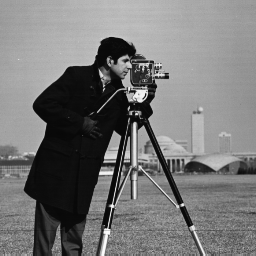
%> input picture Cameraman.bmp, 256 x 256 px
$ octave main.m   (GNU Octave 9; MATLAB toolbox functions it lacks are replaced by stand-ins)
%> lines starting %> are read from the running program, lines starting %| are printed output that depends on the picture; in (x1, y1, x2, y2) boxes, pixels count from 0 and x2, y2 are one past the last pixel; in counts of white or black regions, pixels touching at a corner belong together; the program's own positions count from 1
%> the answer given: Cameraman.bmp
%> further down, I is the input picture: size 256x256 uint8; min 7, max 253, mean 118.7
### SLIC.m
function Label=SLIC(img,s,errTh,wDs)
%> called with s = 80, errTh = 0.1, wDs = 0.25
% 基于KMeans的超像素分割
% img为输入图像，维度不限，最大值为255
% s x s为超像素尺寸
% errTh为控制迭代结束的联合向量残差上限
m=size(img,1);
%> m = 256
n=size(img,2);
%> n = 256

%% 计算栅格顶点与中心的坐标
h=floor(m/s);%栅格在长上个数
%> h = 3
w=floor(n/s);%栅格在宽上个数
%> w = 3
rowR=floor((m-h*s)/2); %行多余部分首尾均分
%> rowR = 8
colR=floor((n-w*s)/2);%行多余部分首尾均分
%> colR = 8
rowStart=(rowR+1):s:(m-s+1);%每个超像素行起点
%> rowStart = [9 89 169]
rowStart(1)=1;
rowEnd=rowStart+s;%每个超像素列终点
%> rowEnd = [81 169 249]
rowEnd(1)=rowR+s;
rowEnd(end)=m;
colStart=(colR+1):s:(n-s+1);%每个超像素列起点
%> colStart = [9 89 169]
colStart(1)=1;
colEnd=colStart+s;%每个超像素列终点
colEnd(1)=colR+s;
colEnd(end)=n;
rowC=floor((rowStart+rowEnd-1)/2);%超像素的行中心
colC=floor((colStart+colEnd-1)/2);%超像素的列中心
% 显示划分结果
temp=zeros(m,n);
temp(rowStart,:)=1;%划栅格列线
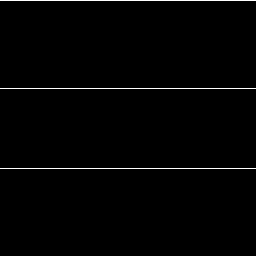
%> temp: size 256x256 double; values 0 (black) and 1 (white), 1.2% white in thin lines or dots, all inside (x1, y1, x2, y2) = (0, 0, 256, 169)
temp(:,colStart)=1;%划栅格行线
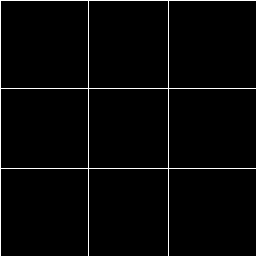
%> temp: size 256x256 double; values 0 (black) and 1 (white), 2.3% white in thin lines or dots
for i=1:h
    for j=1:w
        temp(rowC(i),colC(j))=1;%对中心点进行标记
    end
end
figure,imshow(temp);
imwrite(temp,'栅格.bmp');

%% 计算梯度图像，使用sobel算子和欧式距离
img=double(img)/255;%图像归一化
%取rgb每个通道分量
r=img(:,:,1);
%> the run ends on the next line
g=img(:,:,2);
b=img(:,:,3);
Y=0.299 * r + 0.587 * g + 0.114 * b;%图像融合为灰度图
%sobel梯度算子
f1=fspecial('sobel');
f2=f1';
%x、y方向上滤波
gx=imfilter(Y,f1);
gy=imfilter(Y,f2);
%梯度图
G=sqrt(gx.^2+gy.^2);

%% 选择栅格中心点3*3邻域中梯度最小点作为起始点
rowC_std=repmat(rowC',[1,w]);%行中心点复制w次
colC_std=repmat(colC,[h,1]);%列中心点复制h次
rowC=rowC_std;
colC=colC_std;
for i=1:h
    for j=1:w
        %取栅格中心点的3x3邻域
        block=G(rowC(i,j)-1:rowC(i,j)+1,colC(i,j)-1:colC(i,j)+1);
        %取梯度最小的值与坐标
        [minVal,idxArr]=min(block(:));
        jOffset=floor((idxArr(1)+2)/3);
        iOffset=idxArr(1)-3*(jOffset-1);
        %更新栅格中心点为梯度最小点
        rowC(i,j)=rowC(i,j)+iOffset;
        colC(i,j)=colC(i,j)+jOffset;
    end
end

%% KMeans超像素分割
Label=zeros(m,n)-1;%label起始设为-1
dis=Inf*ones(m,n);%距离设置为无限大
M=reshape(img,m*n,size(img,3)); %像素值重排为3列(按列优先)
% 联合色域值和空域值
colorC=zeros(h,w,size(img,3));
for i=1:h
    for j=1:w
        %将栅格中心点对应img灰度值放到ColorC中
        colorC(i,j,:)=img(rowC(i),colC(j),:);
    end
end
%前3维为img中心点灰度值，后两维为对应坐标
uniMat=cat(3,colorC,rowC,colC);
%uniMat为前三列为质心，后两列为坐标
uniMat=reshape(uniMat,h*w,size(img,3)+2);
iter=1;%迭代次数
while(1)
     uniMat_old=uniMat;
%     rowC_old=rowC;
%     colC_old=colC;
    for k=1:h*w
        c=floor((k-1)/h)+1;%先行后列的遍历
        r=k-h*(c-1);
        rowCidx=rowC(r,c);%记录每一个中心点坐标
        colCidx=colC(r,c);
        %根据栅格取每个超像素的四个顶点
        rowStart=max(1,rowC_std(r,c)-s);
        rowEnd=min(m,rowC_std(r,c)+s-1);
        colStart=max(1,colC_std(r,c)-s);
        colEnd=min(n,colC_std(r,c)+s);
        %colorC=uniMat(k,1:size(img,3));
        colorC=M((colCidx-1)*m+rowCidx,:);%中心点对应图像灰度值赋给colorC
        %搜索区域限定在超像素格内
        for i=rowStart:rowEnd
            for j=colStart:colEnd
                colorCur=M((j-1)*m+i,:);%存放对应点的像素灰度值
                dc=norm(colorC-colorCur);%计算灰度值差
                ds=norm([i-rowCidx,j-colCidx]);%计算坐标差
                d=dc^2+wDs*(ds/s)^2;%统一坐标距离后再计算距离和
                %更新距离与标签
                if d<dis(i,j)
                    dis(i,j)=d;
                    Label(i,j)=k;
                end
            end
        end
    end

    %显示聚类结果
    temp=mod(Label,20)+1;
    figure;
    %图像，颜色映射表，白色，颜色映射方式（伪随机或按序）
    imagesc(label2rgb(temp-1,'jet','w','shuffle')) ;
    axis image ; %使图像紧凑以及x，y坐标比例一致
    axis off ;

    % 录制gif
    F=getframe(gcf);%捕获坐标区或figure作为影片帧
    I=frame2im(F);%返回与影片帧关联的图像数据
    [I,map]=rgb2ind(I,256);%将 RGB 图像转换为索引图像
    if iter == 1
        imwrite(I,map,'test.gif','gif','Loopcount',inf,'DelayTime',0.2);
    else
        imwrite(I,map,'test.gif','gif','WriteMode','append','DelayTime',0.2);
    end
    iter=iter+1;

    % 更新聚类中心
    colorC=zeros(h,w,size(img,3));
    for k=1:h*w
        num=0;%记录超像素格内有多少元素
        sumColor=zeros(1,size(img,3));  %记录灰度和值
        sumR=0;%记录行坐标和值
        sumC=0;%记录列坐标和值
        c=floor((k-1)/h)+1;%c，r为第k块超像素大致坐标
        r=k-h*(c-1);
        rowCidx=rowC_std(r,c);%超像素块中心点坐标
        colCidx=colC_std(r,c);
        rowStart=max(1,rowCidx-s);
        rowEnd=min(m,rowCidx+s-1);
        colStart=max(1,colCidx-s);
        colEnd=min(n,colCidx+s);
        %统计类中各项指标和值
        for row=rowStart:rowEnd
            for col=colStart:colEnd
                if Label(row,col)==k
                    num=num+1;
                    sumR=sumR+row;
                    sumC=sumC+col;
                    color=reshape(img(row,col,:),1,size(img,3));
                    sumColor=sumColor+color;
                end
            end
        end
        colorC(r,c,:)=sumColor/num;%更新后灰度均值
        rowC(r,c)=round(sumR/num);%更新后行均值
        colC(r,c)=round(sumC/num);%更新后列均值
    end
    %计算迭代后质心差，与Kmeans一致
    uniMat=cat(3,colorC,rowC,colC);
    %uniMat为前三列为质心，后两列为坐标
    uniMat=reshape(uniMat,h*w,size(img,3)+2);
    diff=uniMat-uniMat_old;
    diff(:,1:2)=sqrt(wDs)*diff(:,1:2)/s;
    err=norm(diff)/sqrt(h*w);
    if err<errTh %残差低于阈值，结束迭代
        break;
    end
end

%% 后处理， 按照边界接触点数最多原则分配小连通域的标签
for k=1:h*w
    c=floor((k-1)/h)+1;
    r=k-h*(c-1);
    rowCidx=rowC_std(r,c);%第k个像素块的中心点
    colCidx=colC_std(r,c);
    rowStart=max(1,rowCidx-s);%第k个像素块的四周顶点
    rowEnd=min(m,rowCidx+s-1);
    colStart=max(1,colCidx-s);
    colEnd=min(n,colCidx+s);
    block=Label(rowStart:rowEnd,colStart:colEnd);%取出四端点范围内的标签
    block(block~=k)=0;%若标签不为k，则设置为0
    block(block==k)=1;%若标签为k，则设置为1
    %标签为0的像素构成背景，为1的像素构成一个对象，为 2 的像素构成另一个对象
    label=bwlabel(block);%对二维二值图像中的连通分量进行标注
    szlabel=max(label(:)); %记录存在几个连通域
    bh=rowEnd-rowStart+1;%block的长
    bw=colEnd-colStart+1;  %block的宽

    if szlabel<2  %无伴生连通域，略过
        continue;
    end

    labelC=label(rowCidx-rowStart+1,colCidx-colStart+1); %主连通域的标记值
    top=max(1,rowStart-1);%记录超像素的四个端点
    bottom=min(m,rowEnd+1);
    left=max(1,colStart-1);
    right=min(n,colEnd+1);
    for i=1:szlabel %遍历连通域
        if i==labelC %主连通域不处理
            continue;
        end
        %生成一个外扩一圈的marker，标记哪些点已经被统计过接触情况
        marker=zeros(bottom-top+1,right-left+1);
        bw=label;
        bw(bw~=i)=0;
        bw(bw==i)=1; %当前连通域标记图
        contourBW=bwperim(bw); %求取外轮廓
        %figure,imshow(contourBW);
        idxArr=find(double(contourBW)==1);%返回为1像素的列坐标
        labelArr=zeros(4*length(idxArr),1);  %记录轮廓点的4邻域点标记值的向量
        num=0;
        for idx=1:size(idxArr) %遍历轮廓点,统计其4邻域点的标记值
            bc=floor((idxArr(idx)-1)/bh)+1;
            br=idxArr(idx)-bh*(bc-1); %轮廓点在block中的行列信息
            row=br+rowStart-1;
            col=bc+colStart-1; %轮廓点在大图中的行列信息
            rc=[row-1,col;...
                row+1,col;...
                row,col-1;...
                row,col+1];
            for p=1:4
                row=rc(p,1);%第一列
                col=rc(p,2);%第二列
                %如果为另一对象，则不进行统计
                if ~(row>=1 && row<=m && col>=1 && col<=n && Label(row,col)~=k)
                    continue;
                end
                 %若该点未被统计过，则统计
                if marker(row-top+1,col-left+1)==0
                    marker(row-top+1,col-left+1)=1;
                    num=num+1;
                    labelArr(num)=Label(row,col);
                end
            end
        end

        labelArr(find(labelArr==0))=[]; %去除零元素
        uniqueLabel=unique(labelArr);%去除标签中拥有的值
        numArr=zeros(length(uniqueLabel),1);
        %计算每个标签个数
        for p=1:length(uniqueLabel)
            idx=find(labelArr==uniqueLabel(p));
            numArr(p)=length(idx);
        end
        idx=find(numArr==max(numArr));
        maxnumLabel=uniqueLabel(idx(1)); %接触最多的标签
        %将接触最多标签赋给未联通像素
        for row=rowStart:rowEnd
            for col=colStart:colEnd
                if bw(row-rowStart+1,col-colStart+1)==0
                    continue;
                end
                Label(row,col)=maxnumLabel;
            end
        end
    end
end

% 显示连通域处理后聚类结果
temp=mod(Label,20)+1;
figure;
imagesc(label2rgb(temp-1,'jet','w','shuffle')) ;
axis image ; axis off ;

### main.m
close all;
clear all;
clc;
I=imread(uigetfile('.jpg'));
%figure,imshow(I);

s=80;
errTh=0.1;
wDs=0.5^2;
Label=SLIC(I,s,errTh,wDs);
